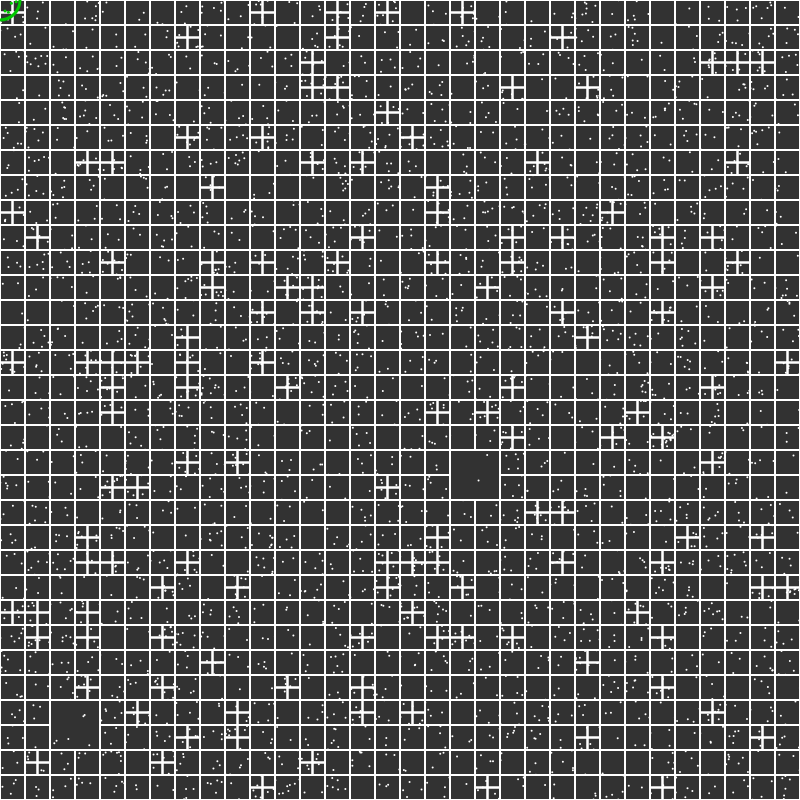
Frame 1 (no input)
Frame 60 (no input): identical to frame 1, image omitted
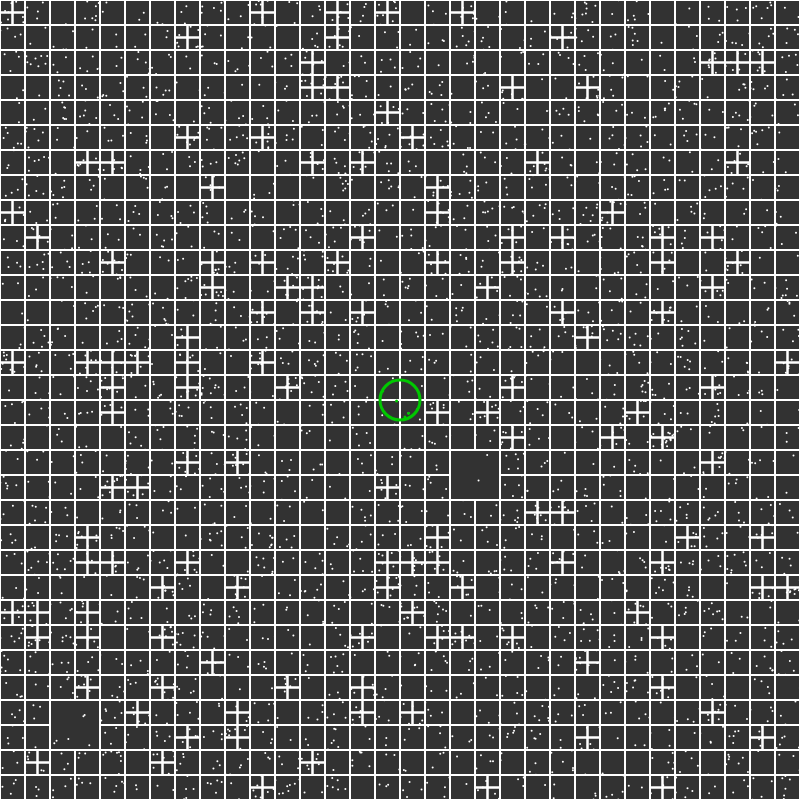
Frame 120 (the mouse pressed at the canvas centre since frame 60)

The p5.js sketch that drew these frames (run headless with seeded random() and noise() and a simulated clock; from frame 60 on, the mouse is pressed at the canvas centre):

// p5.js sketch
// ── sketch.js
let quadTree;

function setup() {
    createCanvas(800, 800);
    let center = new Point(width/2, height/2);
    let rectangle = new Rectangle(center, width/2);

    quadTree = new QuadTree(rectangle, 4);


    for (let i = 0; i < 4000; i++) {
        quadTree.insert(new Point(random(width), random(height)));
    }
}


function draw() {
    background(50);
    stroke(255);
    strokeWeight(2);
    noFill();

    rectMode(CENTER);
    quadTree.show();
    strokeWeight(3);
    stroke(0, 200, 0);

    circleRange();
    //rectRange();
}

function rectRange() {
    let range = new Rectangle(new Point(mouseX, mouseY), 40);
    let points = quadTree.query(range);
    rect(range.center.x, range.center.y, range.dimension * 2, range.dimension * 2);
    for (let p of points) {
        point(p.x, p.y);
    }
}

function circleRange() {
    let range = new Circle(new Point(mouseX, mouseY), 20);
    let points = quadTree.query(range);
    ellipse(range.center.x, range.center.y, range.r * 2);
    for (let p of points) {
        point(p.x, p.y);
    }
}
// ── quadTree.js
class Point {
    constructor(x, y) {
        this.x = x;
        this.y = y;
    }

    dist(other) {
        return Math.sqrt(Math.pow(this.x - other.x, 2) + Math.pow(this.y - other.y, 2));
    }
}

class Rectangle {
    constructor(center, dimension) {
        this.center = center;
        this.dimension = dimension;
    }

    contains(point) {
        return (point.x >= this.center.x - this.dimension &&
        point.x <= this.center.x + this.dimension &&
        point.y >= this.center.y - this.dimension &&
        point.y <= this.center.y + this.dimension);
    }
    

    intersects(range) {
        return !(range.x - range.w > this.center.x + this.dimension ||
        range.x + range.w < this.center.x - this.dimension ||
        range.y - range.h > this.center.y + this.dimension ||
        range.y + range.h < this.center.y - this.dimension);
    }
}

class Circle {
    constructor(center, r) {
        this.center = center;
        this.r = r;
    }

    contains(point) {
        let d = this.center.dist(point);
        return d < this.r;
    }
    
    intersects(rect) {
        let xDist = abs(this.center.x - rect.center.x);
        let yDist = abs(this.center.y - rect.center.y);

        if (xDist > (rect.dimension + this.r)) { return false; }
        if (yDist > (rect.dimension + this.r)) { return false; }

        if (xDist <= (rect.dimension)) { return true; } 
        if (yDist <= (rect.dimension)) { return true; }

        let cornerDistance_sq = (Math.pow(xDist - rect.dimension, 2) + Math.pow(yDist - rect.dimension, 2));

        return (cornerDistance_sq <= Math.pow(this.r, 2));
    }
}

class QuadTree {
    constructor(boundary, capacity) {
        this.boundary = boundary;
        this.capacity = capacity;
        this.points = [];
        this.divided = false;
        this.children = [];
    }

    insert(point) {
        if (!this.boundary.contains(point)) {
            return false;
        }

        if (this.points.length < this.capacity && this.divided == false) {
            this.points.push(point);
            return true;
        }

        if (!this.divided) {
            this.subdivide();
        }

        if (this.children[0].insert(point)) {
            return true;
        }
        if (this.children[1].insert(point)) {
            return true;
        }
        if (this.children[2].insert(point)) {
            return true;
        }
        if (this.children[3].insert(point)) {
            return true;
        }

        return false;
    }

    query(range) {
        let pointsInRange = []

        if (!range.intersects(this.boundary)) {
            return pointsInRange;
        } 

        for (let point of this.points) {
            if (range.contains(point)) {
                pointsInRange.push(point);      
            }
        }

        if (!this.divided) {
            return pointsInRange;
        }

        pointsInRange = pointsInRange.concat(this.children[0].query(range));
        pointsInRange = pointsInRange.concat(this.children[1].query(range));
        pointsInRange = pointsInRange.concat(this.children[2].query(range));
        pointsInRange = pointsInRange.concat(this.children[3].query(range));

        return pointsInRange;
    }

    subdivide() {
        let center = this.boundary.center;
        let dimension = this.boundary.dimension;

        //northWest
        let centerNW = new Point(center.x - dimension/2, center.y - dimension/2);
        this.children.push(new QuadTree(new Rectangle(centerNW, dimension/2), this.capacity)); 

        //northWest
        let centerNE = new Point(center.x + dimension/2, center.y - dimension/2);
        this.children.push(new QuadTree(new Rectangle(centerNE, dimension/2), this.capacity)); 
        
        //northWest
        let centerSW = new Point(center.x - dimension/2, center.y + dimension/2);
        this.children.push(new QuadTree(new Rectangle(centerSW, dimension/2), this.capacity)); 

        //northWest
        let centerSE = new Point(center.x + dimension/2, center.y + dimension/2);
        this.children.push(new QuadTree(new Rectangle(centerSE, dimension/2), this.capacity)); 

        this.divided = true;
    }

    show() {
        rect(this.boundary.center.x, this.boundary.center.y, this.boundary.dimension * 2, this.boundary.dimension * 2);
        for (let p of this.points) {
            point(p.x, p.y);
        }
        
        if (this.divided) {
            for (let quadTree of this.children) {
                quadTree.show();
            }
        }
    }
}
